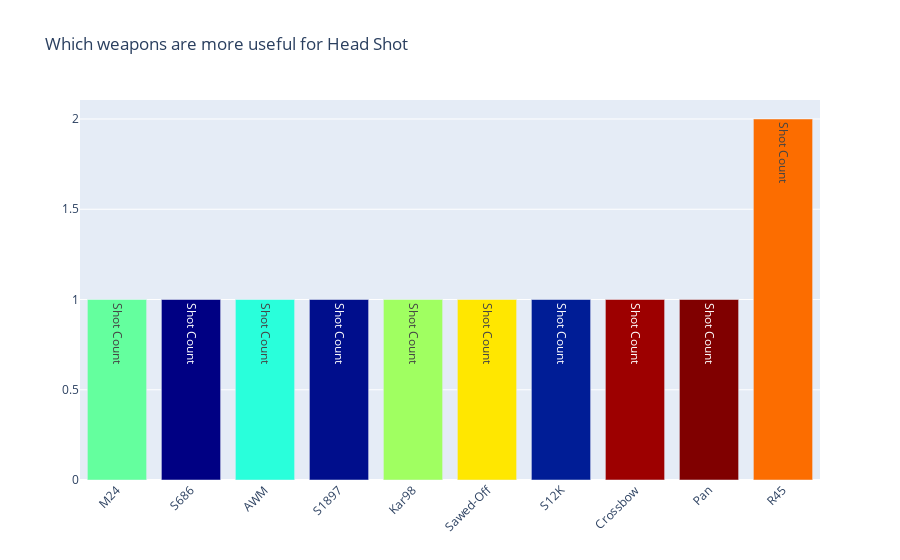

Notebook source saved alongside this figure:
### Code cell
data = [go.Bar(
            x = pubg_df_head_shot["Weapon Name"],
            y = pubg_df_head_shot["Shots to Kill (Head)"],
            marker= dict(colorscale='Jet',
                         color = pubg_df_head_shot.index.values
                        ),
            text='Shot Count'
    )]

layout = go.Layout(
    title='Which weapons are more useful for Head Shot',
    xaxis_tickangle=-45
)

fig = go.Figure(data=data, layout=layout)
pio.write_image(fig, "images/image7.png")
fig.show()

### Figure 1 — Plotly figure (JSON) as saved in the notebook; plotly's stock layout.template omitted (floating-point values rounded to 4 significant figures)
{"data": [{"marker": {"color": [28, 18, 27, 19, 29, 31, 20, 38, 39, 33], "colorscale": [[0, "rgb(0,0,131)"], [0.2, "rgb(0,60,170)"], [0.4, "rgb(5,255,255)"], [0.6, "rgb(255,255,0)"], [0.8, "rgb(250,0,0)"], [1, "rgb(128,0,0)"]]}, "text": "Shot Count", "type": "bar", "x": ["M24", "S686", "AWM", "S1897", "Kar98", "Sawed-Off", "S12K", "Crossbow", "Pan", "R45"], "y": [1, 1, 1, 1, 1, 1, 1, 1, 1, 2]}], "layout": {"title": {"text": "Which weapons are more useful for Head Shot"}, "xaxis": {"tickangle": -45}}}
